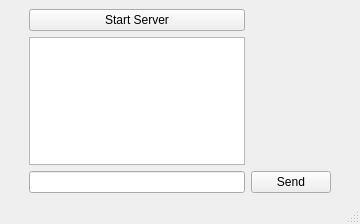
<?xml version="1.0" encoding="UTF-8"?>
<ui version="4.0">
 <class>ServerWindow</class>
 <widget class="QMainWindow" name="ServerWindow">
  <property name="geometry">
   <rect>
    <x>0</x>
    <y>0</y>
    <width>360</width>
    <height>224</height>
   </rect>
  </property>
  <property name="windowTitle">
   <string>Servidor</string>
  </property>
  <widget class="QWidget" name="centralwidget">
   <layout class="QGridLayout" name="gridLayout">
    <item row="1" column="0">
     <spacer name="verticalSpacer">
      <property name="orientation">
       <enum>Qt::Vertical</enum>
      </property>
      <property name="sizeHint" stdset="0">
       <size>
        <width>20</width>
        <height>40</height>
       </size>
      </property>
     </spacer>
    </item>
    <item row="1" column="3">
     <spacer name="verticalSpacer_2">
      <property name="orientation">
       <enum>Qt::Vertical</enum>
      </property>
      <property name="sizeHint" stdset="0">
       <size>
        <width>20</width>
        <height>40</height>
       </size>
      </property>
     </spacer>
    </item>
    <item row="2" column="1">
     <widget class="QLineEdit" name="txf_send"/>
    </item>
    <item row="0" column="1">
     <widget class="QPushButton" name="btn_starsv">
      <property name="text">
       <string>Start Server</string>
      </property>
     </widget>
    </item>
    <item row="2" column="2">
     <widget class="QPushButton" name="btn_send">
      <property name="text">
       <string>Send</string>
      </property>
     </widget>
    </item>
    <item row="0" column="2">
     <spacer name="horizontalSpacer">
      <property name="orientation">
       <enum>Qt::Horizontal</enum>
      </property>
      <property name="sizeHint" stdset="0">
       <size>
        <width>40</width>
        <height>20</height>
       </size>
      </property>
     </spacer>
    </item>
    <item row="1" column="1">
     <widget class="QTextEdit" name="txf_receive"/>
    </item>
   </layout>
  </widget>
  <widget class="QStatusBar" name="statusbar"/>
 </widget>
 <resources/>
 <connections/>
</ui>
